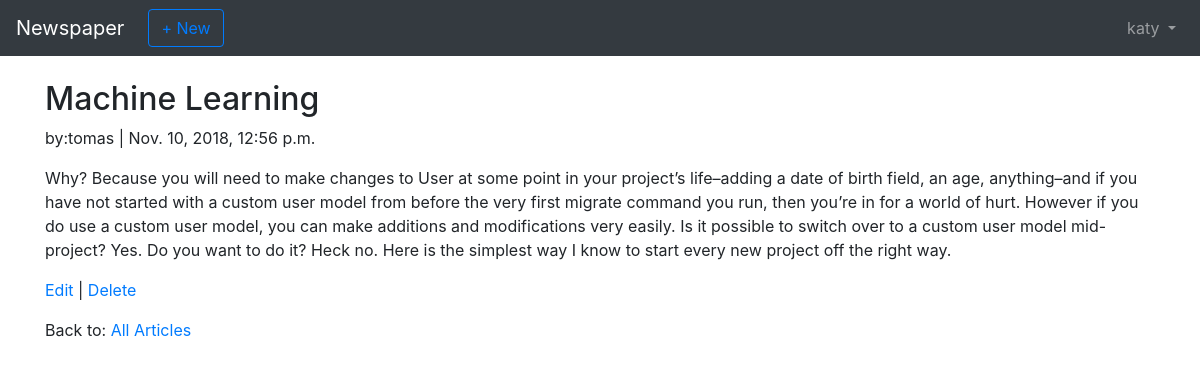
The app's page /articles/3/ (signed in) with its own data.
### users/models.py (models this page shows)
class CustomUser(AbstractUser):
    age = models.PositiveIntegerField(null=True, blank=True)

### articles/models.py (models this page shows, shortened)
class Article(models.Model):
    title = models.CharField(max_length=100)
    body = models.TextField()
    date = models.DateTimeField(auto_now_add=True)
    author = models.ForeignKey(get_user_model() , on_delete=models.CASCADE)

### articles/views.py (the view)
# urls.py: path('<int:pk>/' , ArticleDetailView.as_view() , name='article_detail'),
class ArticleDetailView(LoginRequiredMixin,DetailView):
    model = Article
    template_name = 'article_detail.html'
    login_url = 'login'

### articles/templates/article_detail.html (shortened to what this page needs)
{% extends "base.html" %}
{% block content %}
  <div class="article-entry">
    <h2>{{ object.title }}</h2>
    <p> by:{{ object.author }} | {{ object.date }}</p>
    <p>{{ object.body }}</p>
  </div>
  <p> <a href="{% url 'article_edit' article.pk %}">Edit</a> |
     <a href="{% url 'article_delete' article.pk %}">Delete</a> </p>
  <p> Back to: <a href="{% url 'article_list' %}">All Articles</a> </p>
{% endblock content %}

### templates/base.html (shortened to what this page needs)
<!DOCTYPE html>
{% load static %}
{% load crispy_forms_tags %}
<html lang="en" dir="ltr">
  <head>
    <link rel="stylesheet" href="https://stackpath.bootstrapcdn.com/bootstrap/4.1.3/css/bootstrap.min.css"
>
    <link rel="stylesheet" href="{% static 'css/myy.css' %}">
  </head>
  <body>
    <nav class="navbar navbar-expand-md navbar-dark bg-dark mb-4">
      <a class="navbar-brand" href="{% url 'home' %}">Newspaper</a>
      {% if user.is_authenticated %}
        <ul class="navbar-nav mr-auto">
          <li class="nav-item"><a class="btn btn-outline-primary ml-2" href="{% url 'article_new' %}">+ New</a></li>
        </ul>
      {% endif %}
        <div class="collapse navbar-collapse" id="navbarCollapse">
        {% if user.is_authenticated %}
          <ul class="navbar-nav ml-auto">
          <li class="nav-item">
          <a class="nav-link dropdown-toggle" href="#" id="userMenu"
          data-toggle="dropdown" aria-haspopup="true"
          aria-expanded="false">
          {{ user.username }}
          </a>
          </li>
          </ul>
      {% endif %}
      </div>
    </nav>
    <div class="container">
      {% block content %}
      {% endblock content %}
    </div>
  </body>
</html>

### records on screen
CustomUser: username "katy"
Article: title "Machine Learning", author "tomas", date "Nov. 10, 2018, 12:56 p.m.", body "Why? Because you will need to make changes to User at some point in your project’s life–adding a date of birth field, an age, anything–and if you have not started with a custom user model from before the very first migrate command you run, then you’re in for a world of hurt. However if you do use a custom user model, you can make additions and modifications very easily. Is it possible to switch over to a custom user model mid-project? Yes. Do you want to do it? Heck no. Here is the simplest way I know to start every new project off the right way."
